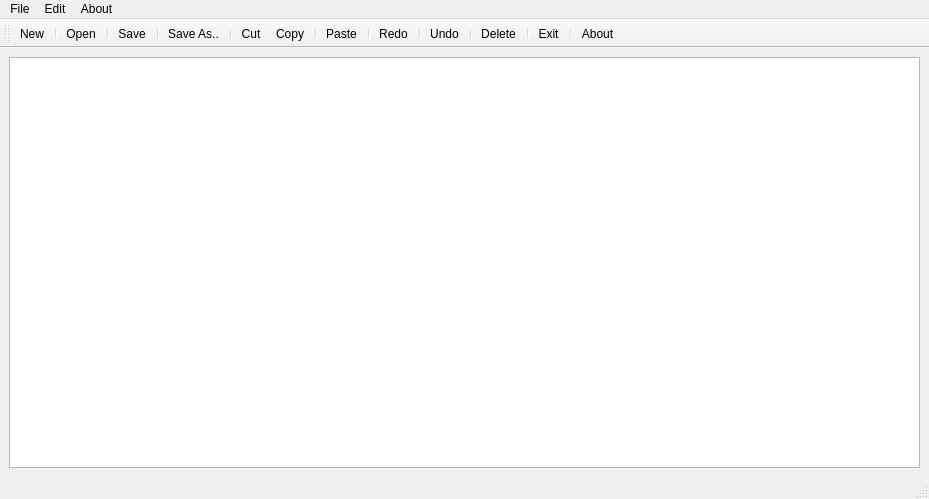
<?xml version="1.0" encoding="UTF-8"?>
<ui version="4.0">
 <class>Notepad</class>
 <widget class="QMainWindow" name="Notepad">
  <property name="geometry">
   <rect>
    <x>0</x>
    <y>0</y>
    <width>929</width>
    <height>499</height>
   </rect>
  </property>
  <property name="windowTitle">
   <string>Notepad</string>
  </property>
  <widget class="QWidget" name="centralwidget">
   <layout class="QVBoxLayout" name="verticalLayout">
    <item>
     <widget class="QTextEdit" name="textEdit">
      <property name="html">
       <string>&lt;!DOCTYPE HTML PUBLIC &quot;-//W3C//DTD HTML 4.0//EN&quot; &quot;http://www.w3.org/TR/REC-html40/strict.dtd&quot;&gt;
&lt;html&gt;&lt;head&gt;&lt;meta name=&quot;qrichtext&quot; content=&quot;1&quot; /&gt;&lt;style type=&quot;text/css&quot;&gt;
p, li { white-space: pre-wrap; }
&lt;/style&gt;&lt;/head&gt;&lt;body style=&quot; font-family:'MS Shell Dlg 2'; font-size:8.25pt; font-weight:400; font-style:normal;&quot;&gt;
&lt;p style=&quot;-qt-paragraph-type:empty; margin-top:0px; margin-bottom:0px; margin-left:0px; margin-right:0px; -qt-block-indent:0; text-indent:0px;&quot;&gt;&lt;br /&gt;&lt;/p&gt;&lt;/body&gt;&lt;/html&gt;</string>
      </property>
     </widget>
    </item>
   </layout>
  </widget>
  <widget class="QMenuBar" name="menubar">
   <property name="geometry">
    <rect>
     <x>0</x>
     <y>0</y>
     <width>929</width>
     <height>21</height>
    </rect>
   </property>
   <widget class="QMenu" name="menuFile">
    <property name="title">
     <string>File</string>
    </property>
    <addaction name="actionNew"/>
    <addaction name="actionOpen"/>
    <addaction name="actionSave"/>
    <addaction name="actionSave_As"/>
    <addaction name="separator"/>
    <addaction name="actionExit"/>
   </widget>
   <widget class="QMenu" name="menuEdit">
    <property name="title">
     <string>Edit</string>
    </property>
    <addaction name="actionCut"/>
    <addaction name="actionCopy"/>
    <addaction name="actionPaste"/>
    <addaction name="actionRedo"/>
    <addaction name="actionUndo"/>
    <addaction name="actionDelete"/>
   </widget>
   <widget class="QMenu" name="menuAbout">
    <property name="title">
     <string>About</string>
    </property>
    <addaction name="actionAbout"/>
    <addaction name="actionAuthor"/>
   </widget>
   <addaction name="menuFile"/>
   <addaction name="menuEdit"/>
   <addaction name="menuAbout"/>
  </widget>
  <widget class="QStatusBar" name="statusbar"/>
  <widget class="QToolBar" name="toolBar_2">
   <property name="windowTitle">
    <string>toolBar_2</string>
   </property>
   <attribute name="toolBarArea">
    <enum>TopToolBarArea</enum>
   </attribute>
   <attribute name="toolBarBreak">
    <bool>false</bool>
   </attribute>
   <addaction name="actionNew"/>
   <addaction name="separator"/>
   <addaction name="actionOpen"/>
   <addaction name="separator"/>
   <addaction name="actionSave"/>
   <addaction name="separator"/>
   <addaction name="actionSave_As"/>
   <addaction name="separator"/>
   <addaction name="actionCut"/>
   <addaction name="actionCopy"/>
   <addaction name="separator"/>
   <addaction name="actionPaste"/>
   <addaction name="separator"/>
   <addaction name="actionRedo"/>
   <addaction name="separator"/>
   <addaction name="actionUndo"/>
   <addaction name="separator"/>
   <addaction name="actionDelete"/>
   <addaction name="separator"/>
   <addaction name="actionExit"/>
   <addaction name="separator"/>
   <addaction name="actionAbout"/>
  </widget>
  <action name="actionNew">
   <property name="icon">
    <iconset resource="Resource.qrc">
     <normaloff>:/rec/img/file.png</normaloff>:/rec/img/file.png</iconset>
   </property>
   <property name="text">
    <string>New</string>
   </property>
  </action>
  <action name="actionOpen">
   <property name="icon">
    <iconset resource="Resource.qrc">
     <normaloff>:/rec/img/open_file.png</normaloff>:/rec/img/open_file.png</iconset>
   </property>
   <property name="text">
    <string>Open</string>
   </property>
  </action>
  <action name="actionSave">
   <property name="icon">
    <iconset resource="Resource.qrc">
     <normaloff>:/rec/img/save.png</normaloff>:/rec/img/save.png</iconset>
   </property>
   <property name="text">
    <string>Save </string>
   </property>
  </action>
  <action name="actionSave_As">
   <property name="icon">
    <iconset resource="Resource.qrc">
     <normaloff>:/rec/img/save_as.png</normaloff>:/rec/img/save_as.png</iconset>
   </property>
   <property name="text">
    <string>Save As..</string>
   </property>
  </action>
  <action name="actionExit">
   <property name="icon">
    <iconset resource="Resource.qrc">
     <normaloff>:/rec/img/icons8-exit-90.png</normaloff>:/rec/img/icons8-exit-90.png</iconset>
   </property>
   <property name="text">
    <string>Exit</string>
   </property>
  </action>
  <action name="actionCut">
   <property name="icon">
    <iconset resource="Resource.qrc">
     <normaloff>:/rec/img/cut.png</normaloff>:/rec/img/cut.png</iconset>
   </property>
   <property name="text">
    <string>Cut</string>
   </property>
  </action>
  <action name="actionCopy">
   <property name="icon">
    <iconset resource="Resource.qrc">
     <normaloff>:/rec/img/copy.png</normaloff>:/rec/img/copy.png</iconset>
   </property>
   <property name="text">
    <string>Copy</string>
   </property>
  </action>
  <action name="actionPaste">
   <property name="icon">
    <iconset resource="Resource.qrc">
     <normaloff>:/rec/img/paste.png</normaloff>:/rec/img/paste.png</iconset>
   </property>
   <property name="text">
    <string>Paste</string>
   </property>
  </action>
  <action name="actionRedo">
   <property name="icon">
    <iconset resource="Resource.qrc">
     <normaloff>:/rec/img/redo.png</normaloff>:/rec/img/redo.png</iconset>
   </property>
   <property name="text">
    <string>Redo</string>
   </property>
  </action>
  <action name="actionUndo">
   <property name="icon">
    <iconset resource="Resource.qrc">
     <normaloff>:/rec/img/undo.png</normaloff>:/rec/img/undo.png</iconset>
   </property>
   <property name="text">
    <string>Undo</string>
   </property>
  </action>
  <action name="actionDelete">
   <property name="icon">
    <iconset resource="Resource.qrc">
     <normaloff>:/rec/img/delete.png</normaloff>:/rec/img/delete.png</iconset>
   </property>
   <property name="text">
    <string>Delete</string>
   </property>
  </action>
  <action name="actionAbout">
   <property name="icon">
    <iconset resource="Resource.qrc">
     <normaloff>:/rec/img/ABOUT.png</normaloff>:/rec/img/ABOUT.png</iconset>
   </property>
   <property name="text">
    <string>About</string>
   </property>
  </action>
  <action name="actionAuthor">
   <property name="text">
    <string>Author</string>
   </property>
   <property name="Tool Bar" stdset="0">
    <string/>
   </property>
  </action>
 </widget>
 <resources>
  <include location="Resource.qrc"/>
 </resources>
 <connections/>
</ui>
